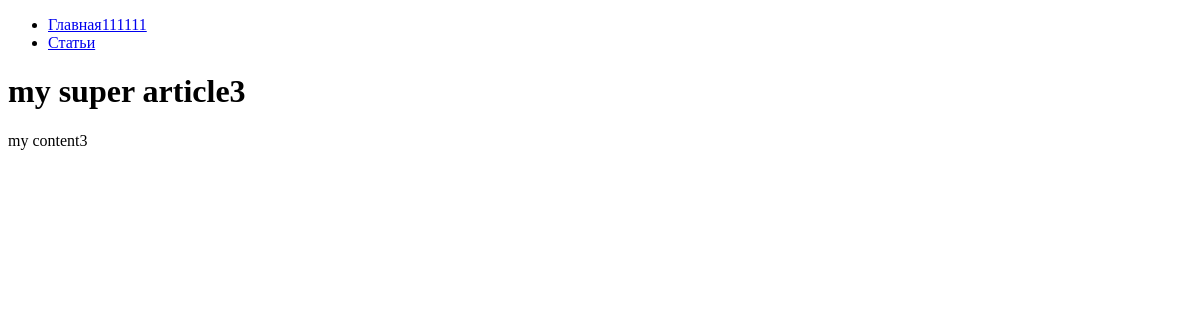
The page /articles/3/ on the database as committed earlier.
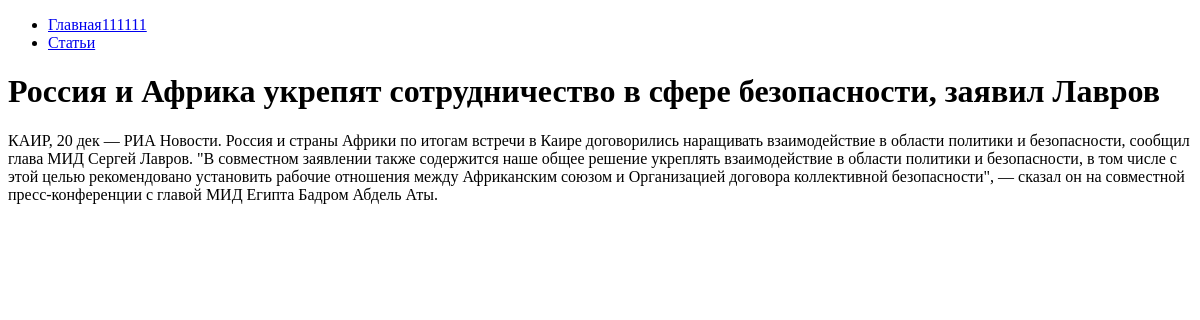
The same page on the database as committed later.
### hexlet_django_blog/article/models.py (models this page shows, shortened)
class Article(models.Model):
    name = models.CharField(max_length=200)  # название статьи
    body = models.TextField()  # тело статьи
    created_at = models.DateTimeField(auto_now_add=True)
    updated_at = models.DateTimeField(auto_now=True)

### hexlet_django_blog/article/views.py (the view)
# urls.py: path("<int:id>/", ArticleView.as_view(), name="article_detail"),  # добавляем name
class ArticleView(View):
    def get(self, request, *args, **kwargs):
        article = get_object_or_404(Article, id=kwargs["id"])
        return render(
            request,
            "article/show.html",
            context={
                "article": article,
            },
        )

### hexlet_django_blog/templates/article/show.html (shortened to what this page needs)
<!DOCTYPE html>
<html lang="en">
<head>
</head>
<body>
    {% extends "base.html" %}
    {% block content %}
        <h1>{{ article.name }}</h1>
        <div>{{ article.body }}</div>
    {% endblock %}

Rows that differ between the two databases and show on the page:
changed Article: name "my super article3" → "Россия и Африка укрепят сотрудничество в сфере безопасности, заявил Лавров"; body "my content3" → "КАИР, 20 дек — РИА Новости. Россия и страны Африки по итогам встречи в Каире договорились наращивать взаимодействие в области политики и безопасности, сообщил глава МИД Сергей Лавров. \"В совместном заявлении также содержится наше общее решение укреплять взаимодействие в области политики и безопасности, в том числе с этой целью рекомендовано установить рабочие отношения между Африканским союзом и Организацией договора коллективной безопасности\", — сказал он на совместной пресс-конференции с главой МИД Египта Бадром Абдель Аты."
